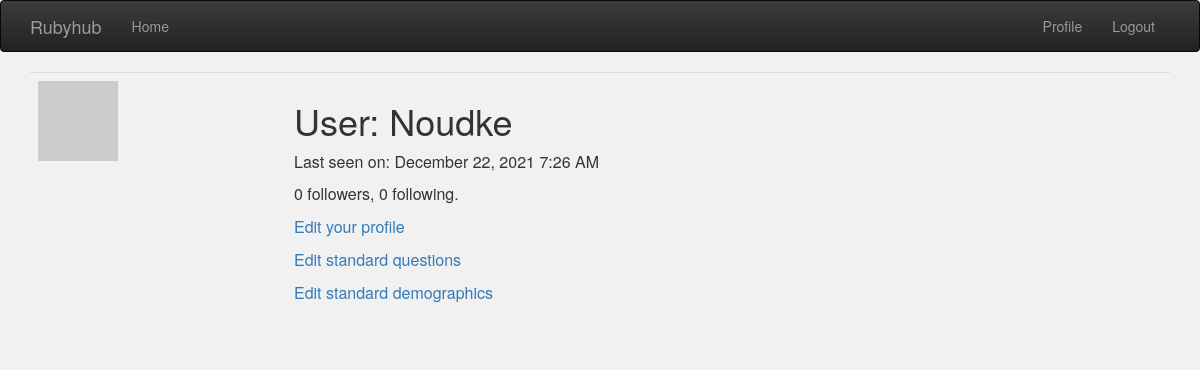
Page /user/Noudke (signed in) on the earlier database version.
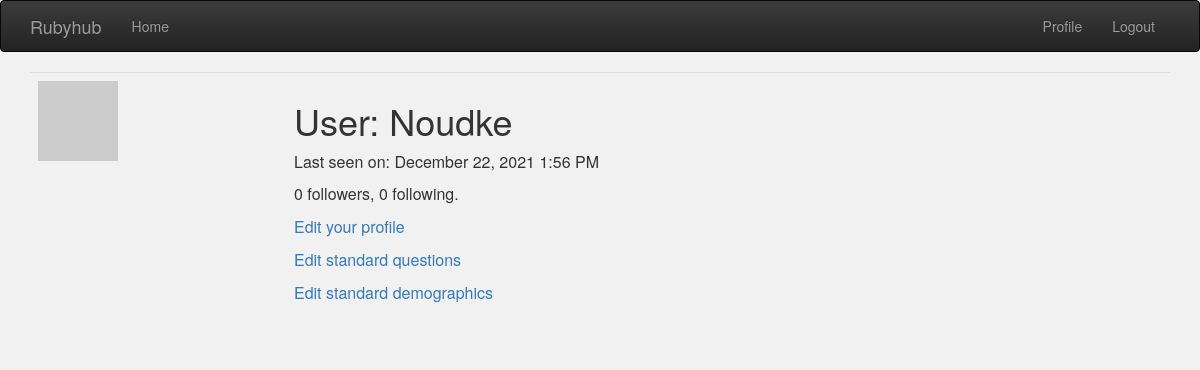
Same page on the later database version.
### app/models.py (models this page shows, shortened)
class User(UserMixin, db.Model):
    id = db.Column(db.Integer, primary_key=True)
    username = db.Column(db.String(64), index=True, unique=True)
    email = db.Column(db.String(120), index=True, unique=True)
    password_hash = db.Column(db.String(128))
    about_me = db.Column(db.String(140))
    last_seen = db.Column(db.DateTime, default=datetime.utcnow)
    followed = db.relationship(
        'User', secondary=followers,
        primaryjoin=(followers.c.follower_id == id),
        secondaryjoin=(followers.c.followed_id == id),
        backref=db.backref('followers', lazy='dynamic'), lazy='dynamic')
    linked_studies = db.relationship('Study', secondary=study_user, backref=db.backref('researchers'), lazy='dynamic')
    def avatar(self, size):
        digest = md5(self.email.lower().encode('utf-8')).hexdigest()
        return 'https://www.gravatar.com/avatar/{}?d=identicon&s={}'.format(
            digest, size)

### app/main/routes.py (the view)
@bp.route('/user/<username>')
@login_required
def user(username):
    user = User.query.filter_by(username=username).first_or_404()
    form = EmptyForm()
    return render_template('user.html', user=user, form=form)

### app/main/routes.py (called while the page is built)
@bp.before_app_request
def before_request():
    if current_user.is_authenticated:
        current_user.last_seen = datetime.utcnow()
        db.session.commit()

### app/models.py (called while the page is built)
@login.user_loader
def load_user(id):
    return User.query.get(int(id))

### app/templates/user.html (shortened to what this page needs)
{% extends "base.html" %}
{% block app_content %}
    <link rel="stylesheet" href="{{ url_for('static', filename='style_user.css') }}">
    <table class="table table-hover">
        <tr>
            <td width="256px"><img src="{{ user.avatar(256) }}"></td>
            <td>
                <h1>User: {{ user.username }}</h1>
                {% if user.last_seen %}
                <p>Last seen on: {{ moment(user.last_seen).format('LLL') }}</p>
                {% endif %}
                <p>{{ user.followers.count() }} followers, {{ user.followed.count() }} following.</p>
                {% if user == current_user %}
                <p><a href="{{ url_for('main.edit_profile') }}">Edit your profile</a></p>
                <p><a href="{{ url_for('main.standard_questions', username=user.username) }}">Edit standard questions</a></p>
                <p><a href="{{ url_for('main.standard_demographics', username=user.username) }}">Edit standard demographics</a></p>
                {% endif %}
            </td>
        </tr>
    </table>
{% endblock %}

### app/templates/base.html (shortened to what this page needs)
{% block navbar %}
    <link rel="stylesheet" href="https://maxcdn.bootstrapcdn.com/bootstrap/3.3.7/css/bootstrap.min.css">
    <link rel="stylesheet" href="https://maxcdn.bootstrapcdn.com/bootstrap/3.3.7/css/bootstrap-theme.min.css">
    <nav class="navbar navbar-inverse">
        <div class="container">
            <div class="navbar-header">
                <a class="navbar-brand" href="{{ url_for('main.index') }}">Rubyhub</a>
            </div>
            <div class="collapse navbar-collapse" id="bs-example-navbar-collapse-1">
                <ul class="nav navbar-nav">
                    <li><a href="{{ url_for('main.index') }}">Home</a></li>
                </ul>
                <ul class="nav navbar-nav navbar-right">
                    {% if current_user.is_anonymous %}
                    <li><a href="{{ url_for('auth.login') }}">Login</a></li>
                    {% else %}
                    <li><a href="{{ url_for('main.user', username=current_user.username) }}">Profile</a></li>
                    <li><a href="{{ url_for('auth.logout') }}">Logout</a></li>
                    {% endif %}
                </ul>
            </div>
        </div>
    </nav>
{% endblock %}
{% block content %}
    <div class="container">
        {% block app_content %}{% endblock %}
    </div>
{% endblock %}

Differences in the rows shown:
changed User "Noudke": last_seen "December 22, 2021 7:26 AM" → "December 22, 2021 1:56 PM"
